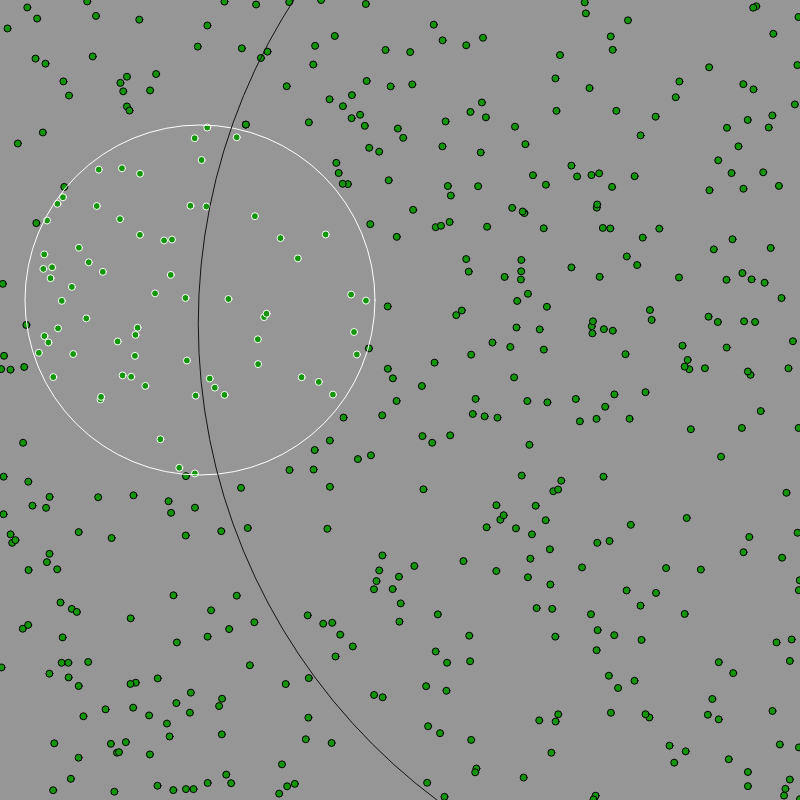
Frame 1 (no input)
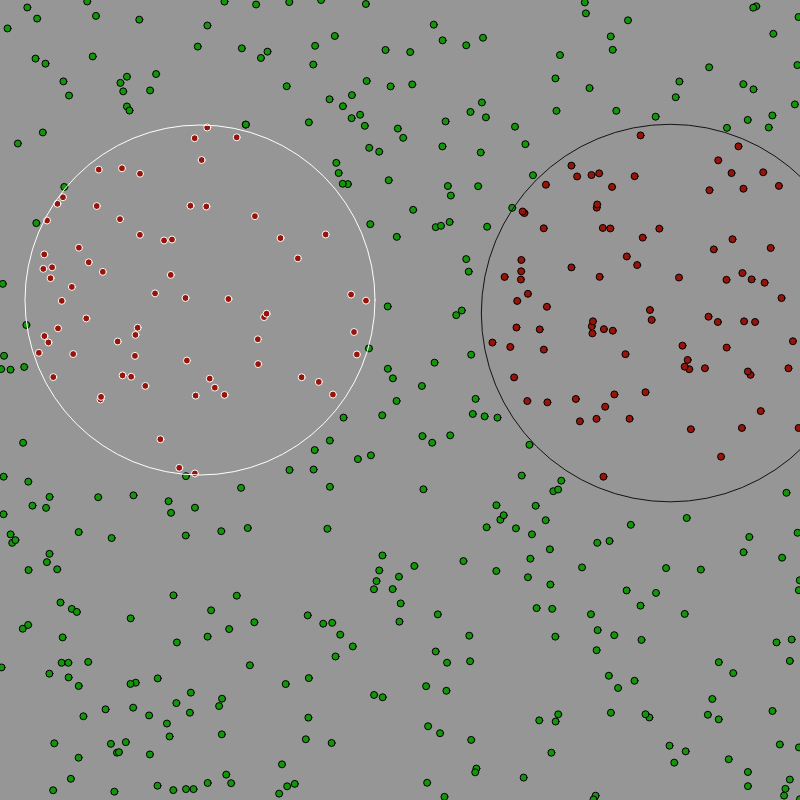
Frame 60 (no input)
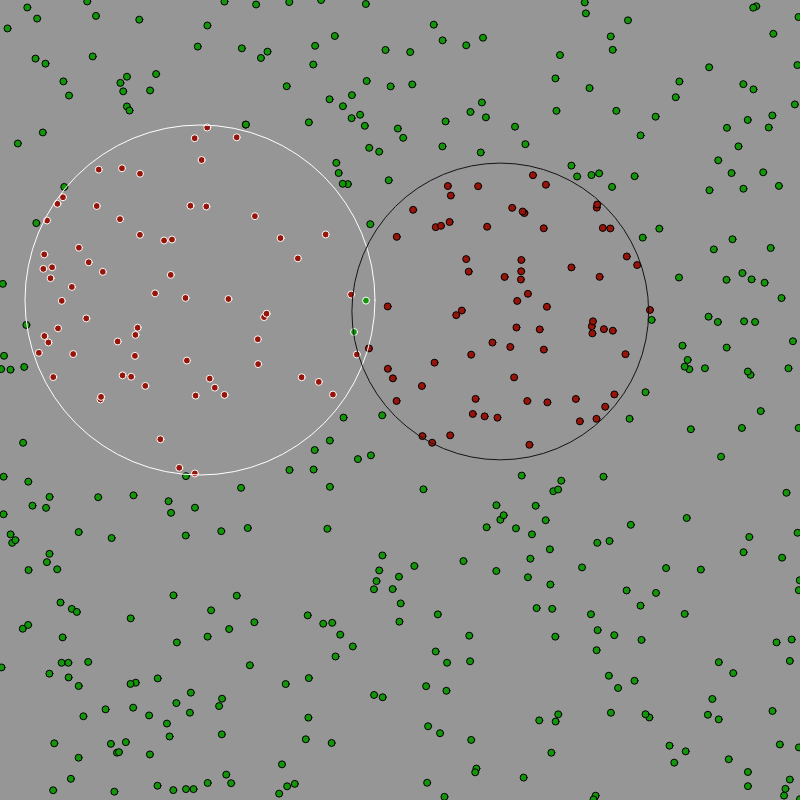
Frame 120 (the mouse pressed at the canvas centre since frame 60)

The p5.js sketch that drew these frames (run headless with seeded random() and noise() and a simulated clock; from frame 60 on, the mouse is pressed at the canvas centre):

// p5.js sketch
// ── sketch.js
const DATA_SIZE = 500;

let data = [],
	brain, 
	debug = true;

let circle = {
	radius: 175,
	x: 200,
	y: 300,
	show: function() {
		strokeWeight(1);
		noFill();
		stroke(255);
		ellipse(this.x, this.y, this.radius * 2, this.radius * 2);
	}
}

function Point() {
	this.x = random() * width;
	this.y = random() * height;
	this.isInCircrle = dist(circle.x, circle.y, this.x, this.y) <= circle.radius ? 1 : 0;
	this.isGuessed = null;

	this.show = () => {
		strokeWeight(1);
		/** 
		 * Red fill for ones in desire but not in guessed circle
		 * Green fill for ones guessed correctly
		 */
		!this.isGuessed ? fill(20, 150, 10) : fill(150, 20, 10); 
		this.isInCircrle ? stroke(255) : stroke(0);
		ellipse(this.x, this.y, 7, 7);
	}
}

function setup() {
	//Seting up canvas
	createCanvas(800, 800);
	frameRate(30);
	background(200);

	//Populating the data Array
	for(let i = 0; i < DATA_SIZE; i++) {
		data[i] = new Point();
	}

	//Creating new perceptron
	brain = new Perceptron();
}

function draw() {
	background(150);
	data.forEach(p => p.show());
	circle.show();
	brain.show();
	brain.train(data);
}

function mouseClicked() {

}

function keyTyped() {
	
}

// ── perceptron.js
class Perceptron {
	constructor() {
		this.circle = {
		   radius: random(width),
		   x: random(width),
		   y: random(height),
		   show: function() {
			   strokeWeight(1);
			   noFill();
			   stroke(20);
			   ellipse(this.x, this.y, this.radius * 2, this.radius * 2);
		   }
	   }
	   this.learningRate = 0.0001;
	}

	show() {
		this.circle.show();
	}
	train(data) {
		let guess;
		let error;

		//Calculating error for every dataPoint
		data.forEach(dataPoint => {
			guess = this.makeGuess(dataPoint.x, dataPoint.y);
			error = dataPoint.isInCircrle - guess;

			//Visualising
			dataPoint.isGuessed = error;

			this.circle.radius += error * this.learningRate * 1000;
			this.circle.x -= error * this.learningRate * (this.circle.x - dataPoint.x);
			this.circle.y -= error * this.learningRate * (this.circle.y - dataPoint.y);
			
		});
	}

	makeGuess(x, y) {
		return dist(this.circle.x, this.circle.y, x, y) <= this.circle.radius ? 1 : 0;
	}
}
